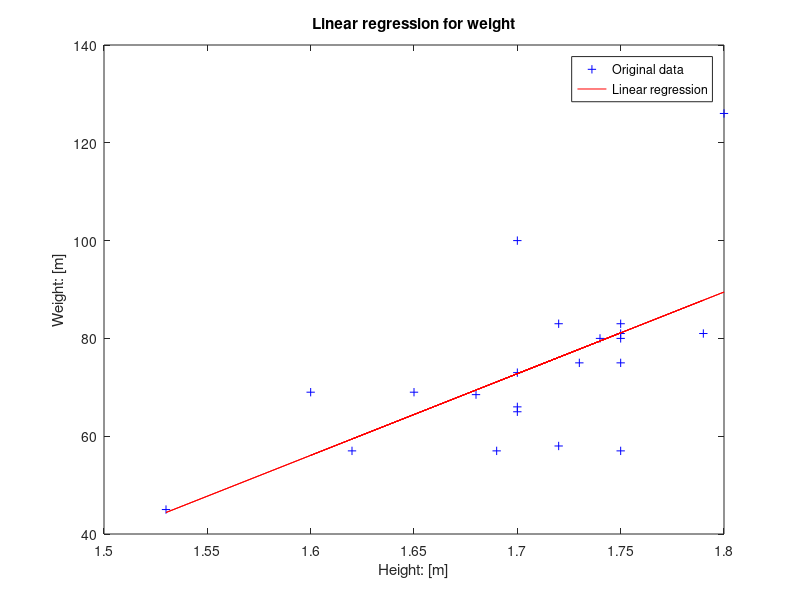

Reproduce this figure in MATLAB.
clear all
clc
close all

data = csvread("data.csv"); % Import the data

heights= data(:,1);
weights = data(:,2); % Store weight as the output of the system

A(:,1)= data(:,1); % Store height as input
A(:,2) = ones(length(data),1); % Add an extra column 
                               %because the model is m x + b

A_pseudo = inv(transpose(A)*A)*transpose(A); % Get the pseudo inverse

x_tilde = A_pseudo * weights % Get the values for m and and b for the model

weight_approx = A*x_tilde;

figure(3)
plot(data(:,1),data(:,2),'+b',heights,weight_approx,'r')
xlabel('Height: [m]')
ylabel('Weight: [m]')
title('Linear regression for weight')
legend('Original data','Linear regression')